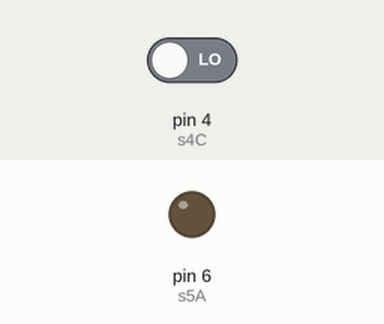
This sketch was run on a simulated Arduino Uno, built with avr-gcc and run on an emulated ATmega328P. On the bench: output pins drawn as LEDs (lit = HIGH). Inputs (shaded band) come from the test bench; at power-on: pin 4 (s4C) LOW.

Above: at 1.2 s.
1.3 s: pin 4 (s4C) driven HIGH
At 2.5 s:
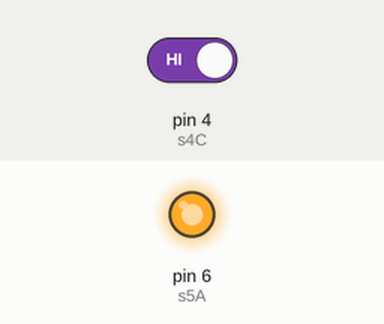
2.8 s: pin 4 (s4C) driven LOW
At 3.8 s:
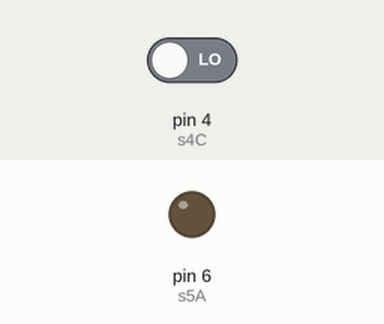
Timing chart, 0 to 5.8 s (numbered marks = the images above; inputs shaded):
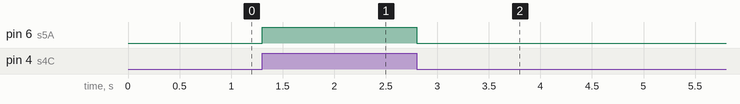

Measured:
- after the input at 1.3 s, pin 6 (s5A): LOW → HIGH at once
- after the input at 2.8 s, pin 6 (s5A): HIGH → LOW at once

The sketch:

Button.ino
```cpp
/*
  Museduino | Button Tutorial
  Button turns on LED when pushed.

  Setup a button on Arduino Pin 4.
  Use Satellite Pin 4 and Resistor between screw terminal pins 3 (signal pin) and 4 (ground).

*/


// Digital Pin 6 on Satellite Pin 5 via Port A
int s5A = 6;

// Digital Pin 4 on Satellite Pin 4 via Port C
int s4C = 4;

// variables
int buttonState = 0; // variable for reading the button status

// the setup routine runs once and when you press reset:
void setup() {
  // initialize the led pin as an output.
  pinMode(s5A, OUTPUT);
  // initialize the button pin as an output.
  pinMode(s4C, INPUT);

}

// the loop routine runs over and over again forever:
void loop() {

  // read the state of the button value:
  buttonState = digitalRead(s4C);

  // check if the button is pushed
  // if it is, the buttonState is LOW:
  if (buttonState == HIGH) {
    // turn LED on:
    digitalWrite(s5A, HIGH);
  }
  else {
      // turn LED off:
      digitalWrite(s5A, LOW);
  }

}
```
